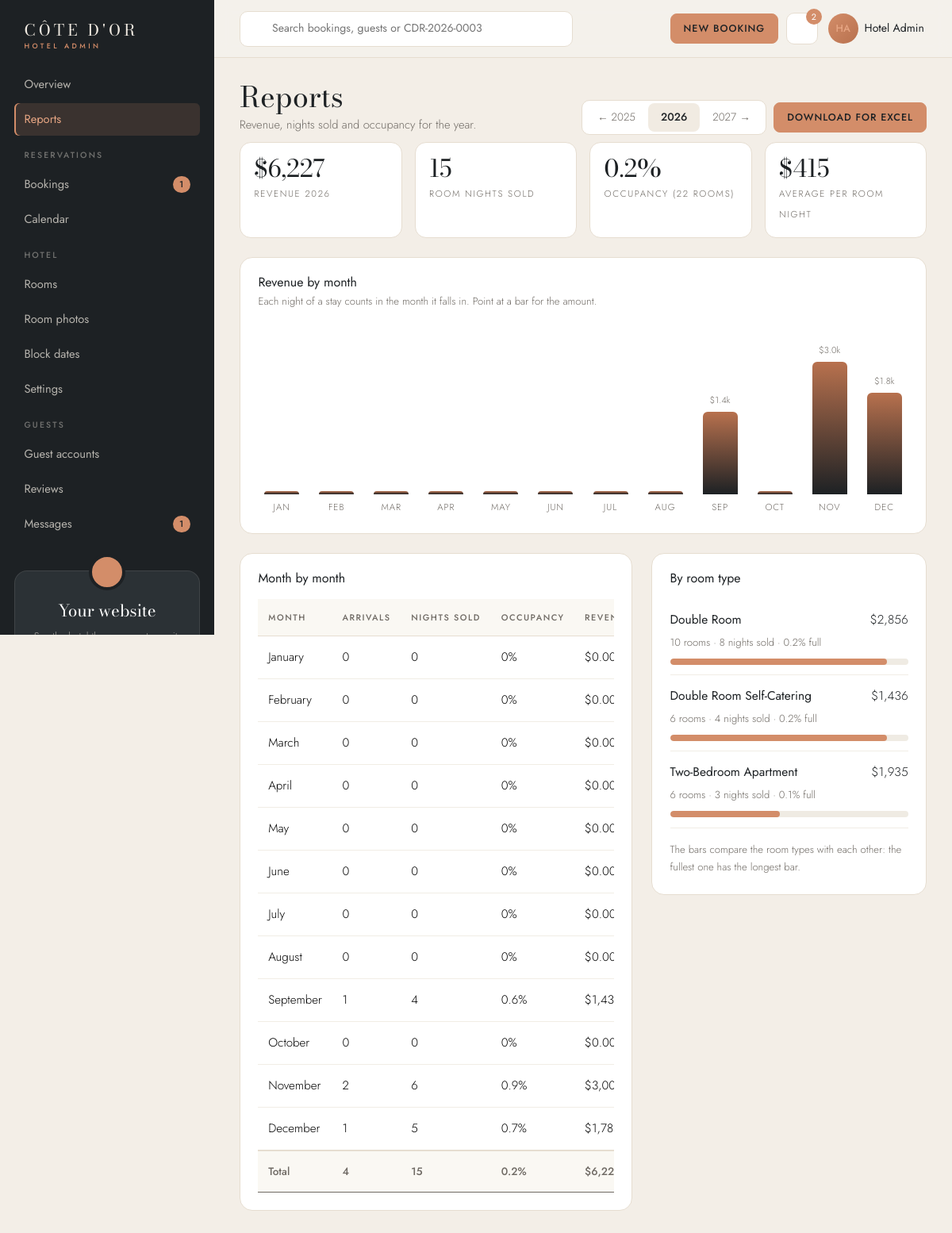
Page /admin_reports.php (signed in) on the committed database.
### tables this page shows
CREATE TABLE rooms (
    id INT AUTO_INCREMENT PRIMARY KEY,
    room_name VARCHAR(100) NOT NULL,
    room_type VARCHAR(50) NOT NULL,
    price DECIMAL(10,2) NOT NULL,
    size_m2 INT NOT NULL,
    max_guests INT NOT NULL,
    total_rooms INT NOT NULL,
    image VARCHAR(255),
    tagline VARCHAR(255),
    description TEXT,
    created_at TIMESTAMP DEFAULT CURRENT_TIMESTAMP
) DEFAULT CHARSET=utf8mb4;

### admin_reports.php (the view, shortened to what this page needs)
<?php
require "includes/db_connect.php";
$year = (int) date("Y");
$yearStart = $year . "-01-01";
$nextYearStart = ($year + 1) . "-01-01";
$rooms = [];
$totalRooms = 0;
$result = $conn->query("SELECT id, room_name, total_rooms FROM rooms ORDER BY price ASC");
while ($row = $result->fetch_assoc()) {
    $row["nights"] = 0;
    $row["revenue"] = 0;
    $rooms[$row["id"]] = $row;
    $totalRooms += $row["total_rooms"];
}
$months = [];
for ($m = 1; $m <= 12; $m++) {
    $months[$m] = ["arrivals" => 0, "nights" => 0, "revenue" => 0, "days" => (int) date("t", mktime(0, 0, 0, $m, 1, $year))];
}
$stmt = $conn->prepare("SELECT room_id, check_in, check_out, total_price FROM bookings WHERE status NOT IN ('Cancelled', 'No-show') AND check_in < ? AND check_out > ?");
$stmt->bind_param("ss", $nextYearStart, $yearStart);
$stmt->execute();
$result = $stmt->get_result();
while ($row = $result->fetch_assoc()) {
    $nights = (int) round((strtotime($row["check_out"]) - strtotime($row["check_in"])) / 86400);
    $pricePerNight = $nights > 0 ? $row["total_price"] / $nights : 0;
    if (substr($row["check_in"], 0, 4) == $year) {
        $months[(int) substr($row["check_in"], 5, 2)]["arrivals"]++;
    }
    for ($i = 0; $i < $nights; $i++) {
        $night = date("Y-m-d", strtotime($row["check_in"] . " +" . $i . " days"));
        if (substr($night, 0, 4) == $year) {
            $month = (int) substr($night, 5, 2);
            $months[$month]["nights"]++;
            $months[$month]["revenue"] += $pricePerNight;
            if (isset($rooms[$row["room_id"]])) {
                $rooms[$row["room_id"]]["nights"]++;
                $rooms[$row["room_id"]]["revenue"] += $pricePerNight;
            }
        }
    }
}
$yearArrivals = 0;
$yearNights = 0;
$yearRevenue = 0;
$yearDays = 0;
foreach ($months as $m => $data) {
    $yearArrivals += $data["arrivals"];
    $yearNights += $data["nights"];
    $yearRevenue += $data["revenue"];
    $yearDays += $data["days"];
}
$yearOccupancy = $totalRooms > 0 ? round(($yearNights / ($totalRooms * $yearDays)) * 100, 1) : 0;
$yearAverage = $yearNights > 0 ? $yearRevenue / $yearNights : 0;
$highestRevenue = 0;
foreach ($months as $data) {
    if ($data["revenue"] > $highestRevenue) {
        $highestRevenue = $data["revenue"];
    }
}
$pageActions = '<div class="period-switch"><a href="admin_reports.php?year=' . ($year - 1) . '">&larr; ' . ($year - 1) . '</a><a class="active" href="admin_reports.php?year=' . $year . '">' . $year . '</a><a href="admin_reports.php?year=' . ($year + 1) . '">' . ($year + 1) . ' &rarr;</a></div>'
    . '<a href="admin_reports.php?year=' . $year . '&export=csv" class="btn btn-admin-dark">' . adminIcon("download") . ' Download for Excel</a>';
include "includes/header.php";
?>
    <section class="admin-wrap">
        <div class="container">
            <?php include "includes/admin_nav.php"; ?>
            <div class="row g-3 mb-4">
                <div class="col-6 col-lg-3">
                    <div class="mini-stat"><strong>$<?php echo number_format($yearRevenue, 0); ?></strong><span>Revenue <?php echo $year; ?></span></div>
                </div>
                <div class="col-6 col-lg-3">
                    <div class="mini-stat"><strong><?php echo $yearNights; ?></strong><span>Room nights sold</span></div>
                </div>
                <div class="col-6 col-lg-3">
                    <div class="mini-stat"><strong><?php echo $yearOccupancy; ?>%</strong><span>Occupancy (<?php echo $totalRooms; ?> rooms)</span></div>
                </div>
                <div class="col-6 col-lg-3">
                    <div class="mini-stat"><strong>$<?php echo number_format($yearAverage, 0); ?></strong><span>Average per room night</span></div>
                </div>
            </div>
            <div class="admin-card mb-4">
                <div class="card-head">
                    <div>
                        <h2 class="card-title-sm"><?php echo adminIcon("occupancy"); ?> Revenue by month</h2>
                        <p class="card-sub">Each night of a stay counts in the month it falls in. Point at a bar for the amount.</p>
                    </div>
                </div>
                <div class="month-bars">
                    <?php
                    foreach ($months as $m => $data) {
                        $height = $highestRevenue > 0 ? round(($data["revenue"] / $highestRevenue) * 100) : 0;
                        $monthName = date("M", mktime(0, 0, 0, $m, 1, $year));
                    ?>
                        <div class="month-bar" title="<?php echo $monthName . " " . $year . ": $" . number_format($data["revenue"], 0); ?>">
                            <span class="month-value"><?php echo $data["revenue"] > 0 ? "$" . number_format($data["revenue"] / 1000, 1) . "k" : ""; ?></span>
                            <span class="month-fill" style="height: <?php echo max($height, 2); ?>%"></span>
                            <span class="month-name"><?php echo $monthName; ?></span>
                        </div>
                    <?php } ?>
                </div>
            </div>
            <div class="row g-4">
                <div class="col-12 col-xl-7">
                    <div class="admin-card">
                        <div class="card-head">
                            <h2 class="card-title-sm"><?php echo adminIcon("calendar"); ?> Month by month</h2>
                        </div>
                        <div class="table-responsive table-plain">
                            <table class="table table-lux mb-0">
                                <thead>
                                    <tr>
                                        <th>Month</th>
                                        <th>Arrivals</th>
                                        <th>Nights sold</th>
                                        <th>Occupancy</th>
                                        <th>Revenue</th>
                                    </tr>
                                </thead>
                                <tbody>
                                    <?php
                                    foreach ($months as $m => $data) {
                                        $occupancy = $totalRooms > 0 ? round(($data["nights"] / ($totalRooms * $data["days"])) * 100, 1) : 0;
                                    ?>
                                        <tr>
                                            <td><?php echo date("F", mktime(0, 0, 0, $m, 1, $year)); ?></td>
                                            <td><?php echo $data["arrivals"]; ?></td>
                                            <td><?php echo $data["nights"]; ?></td>
                                            <td><?php echo $occupancy; ?>%</td>
                                            <td class="text-nowrap">$<?php echo number_format($data["revenue"], 2); ?></td>
                                        </tr>
                                    <?php } ?>
                                </tbody>
                                <tfoot>
                                    <tr>
                                        <th>Total</th>
                                        <th><?php echo $yearArrivals; ?></th>
                                        <th><?php echo $yearNights; ?></th>
                                        <th><?php echo $yearOccupancy; ?>%</th>
                                        <th class="text-nowrap">$<?php echo number_format($yearRevenue, 2); ?></th>
                                    </tr>
                                </tfoot>
                            </table>
                        </div>
                    </div>
                </div>
                <div class="col-12 col-xl-5">
                    <div class="admin-card">
                        <div class="card-head">
                            <h2 class="card-title-sm"><?php echo adminIcon("rooms"); ?> By room type</h2>
                        </div>
                        <?php
                        $highestOccupancy = 0;
                        foreach ($rooms as $room) {
                            $capacity = $room["total_rooms"] * $yearDays;
                            $occupancy = $capacity > 0 ? ($room["nights"] / $capacity) * 100 : 0;
                            if ($occupancy > $highestOccupancy) {
                                $highestOccupancy = $occupancy;
                            }
                        }
                        foreach ($rooms as $room) {
                            $capacity = $room["total_rooms"] * $yearDays;
                            $occupancy = $capacity > 0 ? round(($room["nights"] / $capacity) * 100, 1) : 0;
                        ?>
                            <div class="room-report">
                                <div class="d-flex justify-content-between">
                                    <strong><?php echo htmlspecialchars($room["room_name"]); ?></strong>
                                    <span>$<?php echo number_format($room["revenue"], 0); ?></span>
                                </div>
                                <p class="card-sub mb-2"><?php echo $room["total_rooms"]; ?> rooms &middot; <?php echo $room["nights"]; ?> nights sold &middot; <?php echo $occupancy; ?>% full</p>
                                <div class="progress progress-orange" role="progressbar" aria-label="<?php echo htmlspecialchars($room["room_name"]); ?> occupancy" aria-valuenow="<?php echo $occupancy; ?>" aria-valuemin="0" aria-valuemax="100">
                                    <div class="progress-bar" style="width: <?php echo $highestOccupancy > 0 ? round(($occupancy / $highestOccupancy) * 100) : 0; ?>%"></div>
                                </div>
                            </div>
                        <?php } ?>
                        <p class="card-sub mt-3 mb-0">The bars compare the room types with each other: the fullest one has the longest bar.</p>
                    </div>
                </div>
            </div>
        </div>
    </section>
<?php
include "includes/footer.php";
?>

### rows in the picture
rooms: room_name "Double Room", revenue "2,856", total_rooms "10", nights "8", total_rooms "0.2"
rooms: room_name "Double Room Self-Catering", revenue "1,436", total_rooms "6", nights "4", total_rooms "0.2"
rooms: room_name "Two-Bedroom Apartment", revenue "1,935", total_rooms "6", id "3", occupancy "0.1"

### other values in the picture
$link[3] "Overview"
$link[3] "Reports"
$groupName "RESERVATIONS"
$link[3] "Bookings"
$waitingBookings "1"
$link[3] "Calendar"
$groupName "HOTEL"
$link[3] "Rooms"
$link[3] "Room photos"
$link[3] "Block dates"
$link[3] "Settings"
$groupName "GUESTS"
$link[3] "Guest accounts"
$link[3] "Reviews"
$link[3] "Messages"
